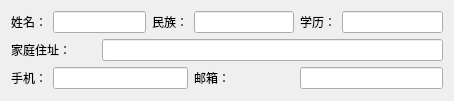
<?xml version="1.0" encoding="UTF-8"?>
<ui version="4.0">
 <class>CDialog</class>
 <widget class="QDialog" name="CDialog">
  <property name="geometry">
   <rect>
    <x>0</x>
    <y>0</y>
    <width>454</width>
    <height>101</height>
   </rect>
  </property>
  <property name="windowTitle">
   <string>Dialog</string>
  </property>
  <layout class="QGridLayout" name="gridLayout_2">
   <item row="0" column="0">
    <layout class="QGridLayout" name="gridLayout">
     <item row="0" column="0">
      <widget class="QLabel" name="label">
       <property name="text">
        <string>姓名：</string>
       </property>
      </widget>
     </item>
     <item row="0" column="1" colspan="2">
      <widget class="QLineEdit" name="lineEdit">
       <property name="cursorPosition">
        <number>0</number>
       </property>
      </widget>
     </item>
     <item row="0" column="3">
      <widget class="QLabel" name="label_2">
       <property name="text">
        <string>民族：</string>
       </property>
      </widget>
     </item>
     <item row="0" column="4">
      <widget class="QLineEdit" name="lineEdit_2">
       <property name="cursorPosition">
        <number>0</number>
       </property>
      </widget>
     </item>
     <item row="0" column="5">
      <widget class="QLabel" name="label_4">
       <property name="text">
        <string>学历：</string>
       </property>
      </widget>
     </item>
     <item row="0" column="6">
      <widget class="QLineEdit" name="lineEdit_4">
       <property name="cursorPosition">
        <number>0</number>
       </property>
      </widget>
     </item>
     <item row="1" column="0" colspan="2">
      <widget class="QLabel" name="label_3">
       <property name="text">
        <string>家庭住址：</string>
       </property>
      </widget>
     </item>
     <item row="2" column="0">
      <widget class="QLabel" name="label_5">
       <property name="text">
        <string>手机：</string>
       </property>
      </widget>
     </item>
     <item row="2" column="1" colspan="3">
      <widget class="QLineEdit" name="lineEdit_5">
       <property name="cursorPosition">
        <number>0</number>
       </property>
      </widget>
     </item>
     <item row="2" column="4">
      <widget class="QLabel" name="label_6">
       <property name="text">
        <string>邮箱：</string>
       </property>
      </widget>
     </item>
     <item row="2" column="5" colspan="2">
      <widget class="QLineEdit" name="lineEdit_6">
       <property name="cursorPosition">
        <number>0</number>
       </property>
      </widget>
     </item>
     <item row="1" column="2" colspan="5">
      <widget class="QLineEdit" name="lineEdit_3">
       <property name="cursorPosition">
        <number>0</number>
       </property>
      </widget>
     </item>
    </layout>
   </item>
  </layout>
 </widget>
 <resources/>
 <connections/>
</ui>
